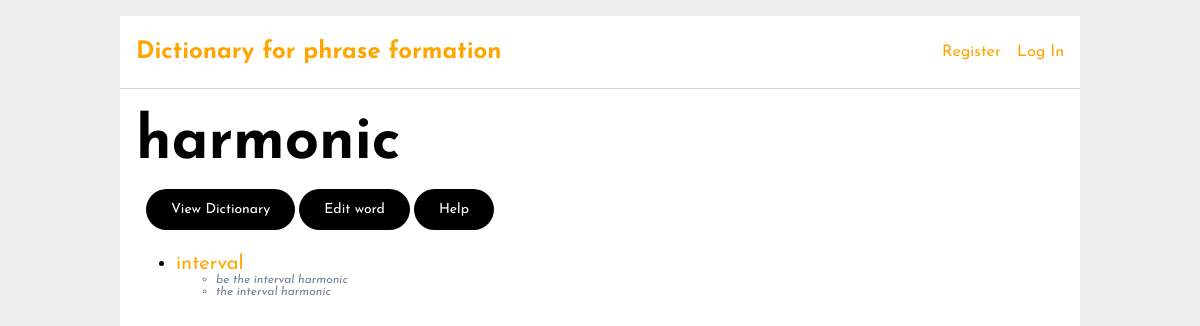
Screenshot of /61/ with the database file from the repository.
### tables this page shows
CREATE TABLE word (
  id INTEGER PRIMARY KEY AUTOINCREMENT,
  name TEXT UNIQUE NOT NULL,
  user_id INTEGER NOT NULL,
  FOREIGN KEY (user_id) REFERENCES user (id),
  unique (name)
);

CREATE TABLE phrase (
  id INTEGER PRIMARY KEY AUTOINCREMENT,
  name TEXT UNIQUE NOT NULL,
  user_id INTEGER NOT NULL,
  FOREIGN KEY (user_id) REFERENCES user (id),
  unique (name)
);

### dictionary/dict.py (the view)
@bp.route("/<int:word_id>/")
def view_word(word_id):
    word = get_word(word_id)
    phrases = get_phrases(word_id)
    phrasewords = get_all_phrase_words(word_id)
    '''
    phrase_words = []
    if phrases:
        for phrase in phrases:
            phrase_id = phrase["phraseId"]
            words = get_phrase_words(word_id, phrase_id)
            phrase_words.append({"phrase_id": phrase_id, "phrase_words": words})
    '''
    return render_template("dictionary/word.html", word=word, phrases=phrases, phrasewords=phrasewords)

### dictionary/auth.py (called while the page is built)
@bp.before_app_request
def load_logged_in_user():
    user_id = session.get('user_id')
    if user_id is None:
        g.user = None
    else:
        g.user = get_db().execute(
            'SELECT * FROM user WHERE id = ?', (user_id,)
        ).fetchone()

### dictionary/db.py (called while the page is built)
def get_db():
    if "db" not in g:
        g.db = sqlite3.connect(
            current_app.config["DATABASE"], detect_types=sqlite3.PARSE_DECLTYPES
        )
        g.db.row_factory = sqlite3.Row
    return g.db

### dictionary/dict.py (called while the page is built)
def get_word(word_id, check_user=True):
    word = (
        get_db()
        .execute(
            "SELECT word.id, word.name, word.user_id"
            " FROM word"
            " WHERE word.id = ?",
            (word_id,),
        ).fetchone()
    )
    if word is None:
        abort(404, "Word id {0} doesn't exist.".format(word_id))
    '''
    if check_user and word["user_id"] != g.user["id"]:
        abort(403)
    '''
    return word

def get_phrases(word_id):
    phrases = (
        get_db()
        .execute(
            "SELECT DISTINCT phrel.phraseId, phrase.name"
            " FROM phrel"
            " JOIN word ON phrel.wordId = word.id "
            " JOIN phrase ON phrel.phraseId = phrase.id"
            " WHERE phrel.wordId = ? ",
            (word_id,),
        )
        .fetchall()
    )
    if phrases is None:
        abort(404, "Phrases for word id {0} don't exist.".format(word_id))
    return phrases

def get_all_phrase_words(word_id):
    phrase_words = (
        get_db()
        .execute(
            "SELECT DISTINCT rel.phraseWordId, phrase_word.name"
            " FROM rel"
            " JOIN word main_word ON rel.mainWordId = main_word.id "
            " JOIN word phrase_word ON rel.phraseWordId = phrase_word.id"
            " WHERE rel.mainWordId = ?",
            (word_id,),
        )
        .fetchall()
    )
    if phrase_words is None:
        abort(404, "Words for phrase formation for word id {0} don't exist.".format(word_id))
    return phrase_words

### dictionary/templates/dictionary/word.html (shortened to what this page needs)
{% extends 'base.html' %}
{% block header %}
    <h1>{% block title %}{{ word['name'] }}{% endblock %}</h1>
{% endblock %}
{% block buttons %}
    <ul>
        <li><a href="{{ url_for("dict.index") }}" class="button">View Dictionary</a></li>
        <li><a href="{{ url_for('dict.edit_word', word_id=word['id']) }}" class="button">Edit word</a></li>
        <li>
            <div class="popup" onclick="myFunction()">Help
            </div>
        </li>
    </ul>
{% endblock %}
{% block content %}
    <ul class="word">
        {% for phrase_word in phrasewords %}
            <li><a href="{{ url_for('dict.view_word', word_id=phrase_word['phraseWordId']) }}" class="link">{{ phrase_word['name'] }}</a></li>
                <ul>
                    {% for phrase in phrases %}
                        {% if phrase_word["name"] in phrase["name"] %}
                            <li class="phrase">{{ phrase["name"] }}</li>
                        {% endif %}
                    {% endfor %}
                </ul>
        {% endfor %}
    </ul>
{% endblock %}

### dictionary/static/style.css (style rules this page uses)
h1, h2, h3, h4, h5, h6 { color: #000000; margin: 1rem 0; }
a { color: orange; text-decoration: none !important; }
nav ul { display: flex; list-style: none; margin: 0; padding: 0; }
nav ul li a, nav ul li span, header .action { display: block; padding: 0.5rem; }
.content > header h1 { flex: auto; margin: 1rem 0 0.25rem 0; font-size: 3em; }
.button { background-color: #000000; border: none; color: white; padding: 13px 25px; text-align: center; text-decoration: none; display: inline-block; font-size: 14px; margin: 4px 2px; cursor: pointer; border-radius: 38px; transition-duration: 0.4s; }
a.link { text-decoration: none !important; }
.phrase { color: slategray; font-style: italic; font-size: 12px; }
.popup { background-color: #000000; border: none; color: white; padding: 13px 25px; text-align: center; text-decoration: none; position: relative; display: inline-block; cursor: pointer; font-size: 14px; margin: 4px 2px; border-radius: 38px; transition-duration: 0.4s; -webkit-user-select: none; -moz-user-select: none; -ms-user-select: none; user-select: none; }

### rows the page displays
word: name "harmonic"
word: name "interval"
phrase: name "be the interval harmonic"
phrase: name "the interval harmonic"
